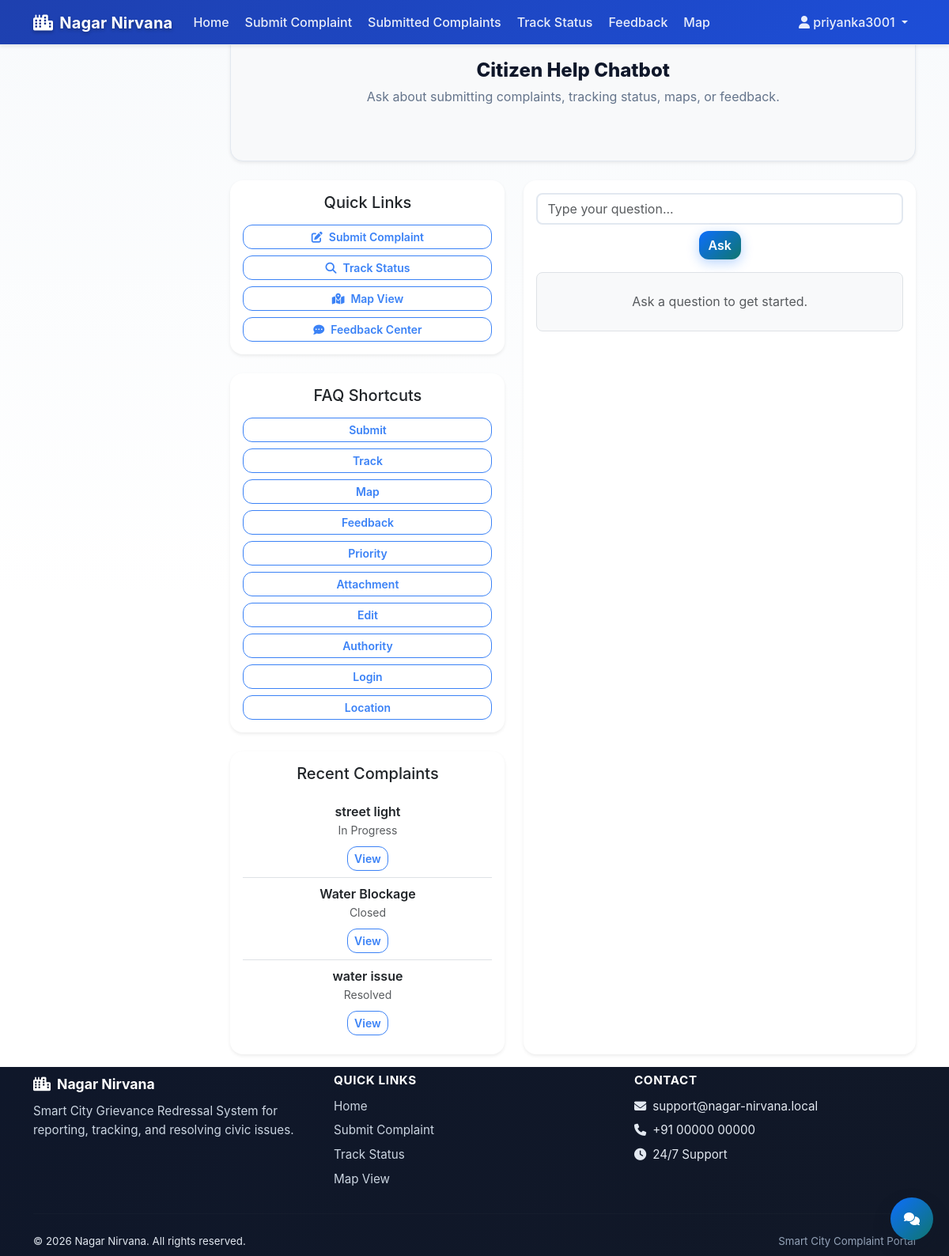
Screenshot of /dashboard/chatbot/ (signed in) with the database file from the repository.
### accounts/models.py (models this page shows)
class User(AbstractUser):
    is_citizen = models.BooleanField(default=True)
    is_authority = models.BooleanField(default=False)
    phone = models.CharField(max_length=15, blank=True)
    address = models.TextField(blank=True)

### complaints/models.py (models this page shows, shortened)
class Complaint(models.Model):
    STATUS_CHOICES = [
        ('Submitted', 'Submitted'),
        ('In Progress', 'In Progress'),
        ('Resolved', 'Resolved'),
        ('Closed', 'Closed'),
    ]
    PRIORITY_CHOICES = [
        ('low', 'Low'),
        ('medium', 'Medium'),
        ('high', 'High'),
        ('urgent', 'Urgent'),
    ]
    citizen = models.ForeignKey(
        User,
        on_delete=models.CASCADE,
        related_name='complaints'
    )
    tracking_id = models.CharField(max_length=25, unique=True, db_index=True, editable=False)
    category = models.ForeignKey(Category, on_delete=models.CASCADE)
    title = models.CharField(max_length=200)
    description = models.TextField()
    location = models.CharField(max_length=255, blank=True)
    latitude = models.FloatField(null=True, blank=True)
    longitude = models.FloatField(null=True, blank=True)
    image = models.ImageField(upload_to='complaints/', blank=True, null=True)
    video = models.FileField(upload_to='complaints/', blank=True, null=True)
    status = models.CharField(
        max_length=20,
        choices=STATUS_CHOICES,
        default='Submitted'
    )
    priority = models.CharField(
        max_length=20,
        choices=PRIORITY_CHOICES,
        default='medium'
    )
    assigned_to = models.ForeignKey(
        User,
        on_delete=models.SET_NULL,
        null=True,
        blank=True,
        related_name='assigned_complaints'
    )
    created_at = models.DateTimeField(default=timezone.now)
    updated_at = models.DateTimeField(auto_now=True)
    resolved_at = models.DateTimeField(null=True, blank=True)
    attachment = models.FileField(upload_to='complaints/', null=True, blank=True)

### dashboard/views.py (the view, shortened to what this page needs)
# urls.py: path('chatbot/', views.chatbot, name='chatbot'),
@login_required
def chatbot(request):
    if not request.user.is_citizen:
        return redirect('dashboard:authority_dashboard')
    faqs = [
        {
            "keywords": ["submit", "complaint", "new", "report"],
            "answer": "To submit a complaint, go to Submit Complaint, fill the form, and click Submit.",
        },
        {
            "keywords": ["track", "status", "progress"],
            "answer": "Use Track Status and enter your complaint ID to see the latest updates.",
        },
        {
            "keywords": ["map", "location"],
            "answer": "Use Map View to see complaints on the city map. You can also set location when submitting.",
        },
        {
            "keywords": ["feedback", "rating"],
            "answer": "After a complaint is resolved, you can submit feedback from the Feedback Center.",
        },
        {
            "keywords": ["priority", "urgent"],
            "answer": "Choose a priority level during submission. Urgent requests are flagged for faster attention.",
        },
        {
            "keywords": ["attachment", "photo", "video", "file"],
            "answer": "You can add photos or files while submitting a complaint to help authorities understand the issue.",
        },
        {
            "keywords": ["edit", "update", "change"],
            "answer": "If you need to update a complaint, check its details page and add an update or contact support.",
        },
        {
            "keywords": ["authority", "admin", "approval"],
            "answer": "Authority accounts require approval. You can register as authority and wait for admin approval.",
        },
        {
            "keywords": ["login", "register", "signup"],
            "answer": "Use Register to create an account, then Login to access your dashboard.",
        },
        {
            "keywords": ["location", "gps", "map", "pin"],
            "answer": "When submitting, you can pin your location on the map or use live location for accuracy.",
        },
    ]
    user_message = (request.POST.get("message") or "").strip()
    reply = None
    recent_complaints = Complaint.objects.filter(citizen=request.user).order_by('-created_at')[:5]
    return render(request, 'dashboard/chatbot.html', {
        "user_message": user_message,
        "reply": reply,
        "faqs": faqs,
        "recent_complaints": recent_complaints,
    })

### dashboard/templates/dashboard/chatbot.html (shortened to what this page needs)
{% extends 'dashboard/base_dashboard.html' %}
{% block dashboard_content %}
<div class="dashboard-hero mb-4 p-5 rounded-4 shadow-sm text-center bg-light">
    <h2>Citizen Help Chatbot</h2>
    <p>Ask about submitting complaints, tracking status, maps, or feedback.</p>
</div>
<div class="row g-4 justify-content-center text-center">
    <div class="col-lg-5">
        <div class="card shadow-sm border-0 rounded-4 mb-4">
            <div class="card-body text-center">
                <h5 class="mb-3">Quick Links</h5>
                <div class="d-grid gap-2 text-center">
                    <a class="btn btn-outline-primary btn-sm" href="{% url 'complaints:submit_complaint' %}">
                        <i class="fa-solid fa-pen-to-square me-2"></i>Submit Complaint
                    </a>
                    <a class="btn btn-outline-primary btn-sm" href="{% url 'complaints:track_status' %}">
                        <i class="fa-solid fa-magnifying-glass me-2"></i>Track Status
                    </a>
                    <a class="btn btn-outline-primary btn-sm" href="{% url 'complaints:complaint_map' %}">
                        <i class="fa-solid fa-map-location-dot me-2"></i>Map View
                    </a>
                    <a class="btn btn-outline-primary btn-sm" href="{% url 'complaints:feedback_center' %}">
                        <i class="fa-solid fa-comment-dots me-2"></i>Feedback Center
                    </a>
                </div>
            </div>
        </div>
        <div class="card shadow-sm border-0 rounded-4 mb-4">
            <div class="card-body text-center">
                <h5 class="mb-3">FAQ Shortcuts</h5>
                <div class="d-grid gap-2 text-center">
                    {% for item in faqs %}
                    <button type="button" class="btn btn-outline-primary btn-sm faq-btn"
                            data-message="{{ item.keywords|first }}">
                        {{ item.keywords|first|capfirst }}
                    </button>
                    {% endfor %}
                </div>
            </div>
        </div>
        <div class="card shadow-sm border-0 rounded-4">
            <div class="card-body text-center">
                <h5 class="mb-3">Recent Complaints</h5>
                {% if recent_complaints %}
                <ul class="list-group list-group-flush text-center">
                    {% for complaint in recent_complaints %}
                    <li class="list-group-item d-flex flex-column align-items-center gap-2">
                        <div>
                            <div class="fw-semibold">{{ complaint.title }}</div>
                            <small class="text-muted">{{ complaint.get_status_display }}</small>
                        </div>
                        <a class="btn btn-outline-primary btn-sm"
                           href="{% url 'complaints:complaint_detail' complaint.id %}">
                            View
                        </a>
                    </li>
                    {% endfor %}
                </ul>
                {% else %}
                <p class="text-muted mb-0">No complaints yet.</p>
                {% endif %}
            </div>
        </div>
    </div>
    <div class="col-lg-7">
        <div class="card shadow-sm border-0 rounded-4 h-100">
            <div class="card-body d-flex flex-column text-center">
                <form method="post" class="d-flex gap-2 flex-wrap mb-3 justify-content-center">
                    <input type="text" name="message" class="form-control" id="chatbot-input"
                           placeholder="Type your question..." required>
                    <button type="submit" class="btn btn-primary">Ask</button>
                </form>
                <div class="flex-grow-1">
                    {% if user_message %}
                    <div class="mb-3 p-3 rounded-3 bg-light border">
                        <div class="fw-semibold">You</div>
                        <div class="text-muted">{{ user_message }}</div>
                    </div>
                    <div class="p-3 rounded-3 bg-white border shadow-sm">
                        <div class="fw-semibold">Chatbot</div>
                        <div>{{ reply }}</div>
                    </div>
                    {% else %}
                    <div class="p-4 rounded-3 bg-light border text-center text-muted">
                        Ask a question to get started.
                    </div>
                    {% endif %}
                </div>
            </div>
        </div>
    </div>
</div>
{% endblock %}

### templates/base.html (shortened to what this page needs)
﻿{% load static %}
<!DOCTYPE html>
<html lang="en" data-theme="light">
<head>
    <link href="https://cdn.jsdelivr.net/npm/bootstrap@5.3.2/dist/css/bootstrap.min.css" rel="stylesheet">
    <link href="https://cdnjs.cloudflare.com/ajax/libs/font-awesome/6.5.1/css/all.min.css" rel="stylesheet">
    <link rel="stylesheet" href="{% static 'css/style.css' %}?v={% now 'U' %}">
</head>
<body class="bg-light d-flex flex-column min-vh-100">
<nav class="navbar navbar-expand-lg navbar-light bg-white shadow-sm fixed-top">
    <div class="container">
        <a class="navbar-brand fw-bold text-primary" href="{% url 'accounts:home' %}">
            <i class="fas fa-city me-2"></i>Nagar Nirvana
        </a>
        <div class="collapse navbar-collapse" id="navMain">
            <ul class="navbar-nav me-auto">
                <li class="nav-item">
                    <a class="nav-link {% if request.resolver_match.url_name == 'home' %}active{% endif %}"
                       href="{% url 'accounts:home' %}">Home</a>
                </li>
                {% if user.is_authenticated and user.is_citizen %}
                <li class="nav-item">
                    <a class="nav-link" href="{% url 'complaints:submit_complaint' %}">
                        Submit Complaint
                    </a>
                </li>
                <li class="nav-item">
                    <a class="nav-link" href="{% url 'complaints:submitted_complaints' %}">
                        Submitted Complaints
                    </a>
                </li>
                <li class="nav-item">
                    <a class="nav-link" href="{% url 'complaints:track_status' %}">
                        Track Status
                    </a>
                </li>
                <li class="nav-item">
                    <a class="nav-link" href="{% url 'complaints:feedback_center' %}">
                        Feedback
                    </a>
                </li>
                <li class="nav-item">
                    <a class="nav-link" href="{% url 'complaints:complaint_map' %}">
                        Map
                    </a>
                </li>
                {% endif %}
            </ul>
            <ul class="navbar-nav ms-auto">
                {% if user.is_authenticated %}
                    <li class="nav-item dropdown">
                        <a class="nav-link dropdown-toggle" href="#" role="button" data-bs-toggle="dropdown" aria-expanded="false">
                            <i class="fas fa-user"></i> {{ user.username }}
                        </a>
                    </li>
                {% else %}
                    <li class="nav-item"><a class="nav-link" href="{% url 'accounts:login' %}">Login</a></li>
                    <li class="nav-item">
                        <a class="btn btn-primary ms-2" href="{% url 'accounts:register' %}">Register</a>
                    </li>
                {% endif %}
            </ul>
        </div>
    </div>
</nav>
{% block content %}{% endblock %}
{% if user.is_authenticated and user.is_citizen %}
<a href="{% url 'dashboard:chatbot' %}" class="chatbot-fab" aria-label="Open Chatbot">
    <i class="fa-solid fa-comments"></i>
</a>
{% endif %}
<footer class="site-footer mt-auto">
    <div class="container py-2">
        <div class="row g-4">
            <div class="col-md-4">
                <div class="footer-brand d-flex align-items-center mb-2">
                    <i class="fas fa-city me-2"></i>
                    <span class="fw-bold">Nagar Nirvana</span>
                </div>
                <p class="footer-text mb-0">
                    Smart City Grievance Redressal System for reporting, tracking, and resolving civic issues.
                </p>
            </div>
            <div class="col-md-4">
                <h6 class="footer-title">Quick Links</h6>
                <ul class="footer-links list-unstyled mb-0">
                    <li><a href="{% url 'accounts:home' %}">Home</a></li>
                    {% if user.is_authenticated and user.is_citizen %}
                        <li><a href="{% url 'complaints:submit_complaint' %}">Submit Complaint</a></li>
                        <li><a href="{% url 'complaints:track_status' %}">Track Status</a></li>
                        <li><a href="{% url 'complaints:complaint_map' %}">Map View</a></li>
                    {% endif %}
                </ul>
            </div>
            <div class="col-md-4">
                <h6 class="footer-title">Contact</h6>
                <ul class="footer-links list-unstyled mb-0">
                    <li><i class="fas fa-envelope me-2"></i>support@nagar-nirvana.local</li>
                    <li><i class="fas fa-phone me-2"></i>+91 00000 00000</li>
                    <li><i class="fas fa-clock me-2"></i>24/7 Support</li>
                </ul>
            </div>
        </div>
        <hr class="footer-divider my-4">
        <div class="d-flex flex-column flex-md-row justify-content-between align-items-center gap-2">
            <small>© {% now "Y" %} Nagar Nirvana. All rights reserved.</small>
            <small class="footer-muted">Smart City Complaint Portal</small>
        </div>
    </div>
</footer>
</body>
</html>

### rows the page displays
User: username "priyanka3001"
Complaint: title "street light", status "In Progress"
Complaint: title "Water Blockage", status "Closed"
Complaint: title "water issue", status "Resolved"

### other values shown
{{ item.keywords|first|capfirst }} "Submit" "Track" "Map" "Feedback" "Priority" "Attachment" "Edit" "Authority" "Login" "Location"
